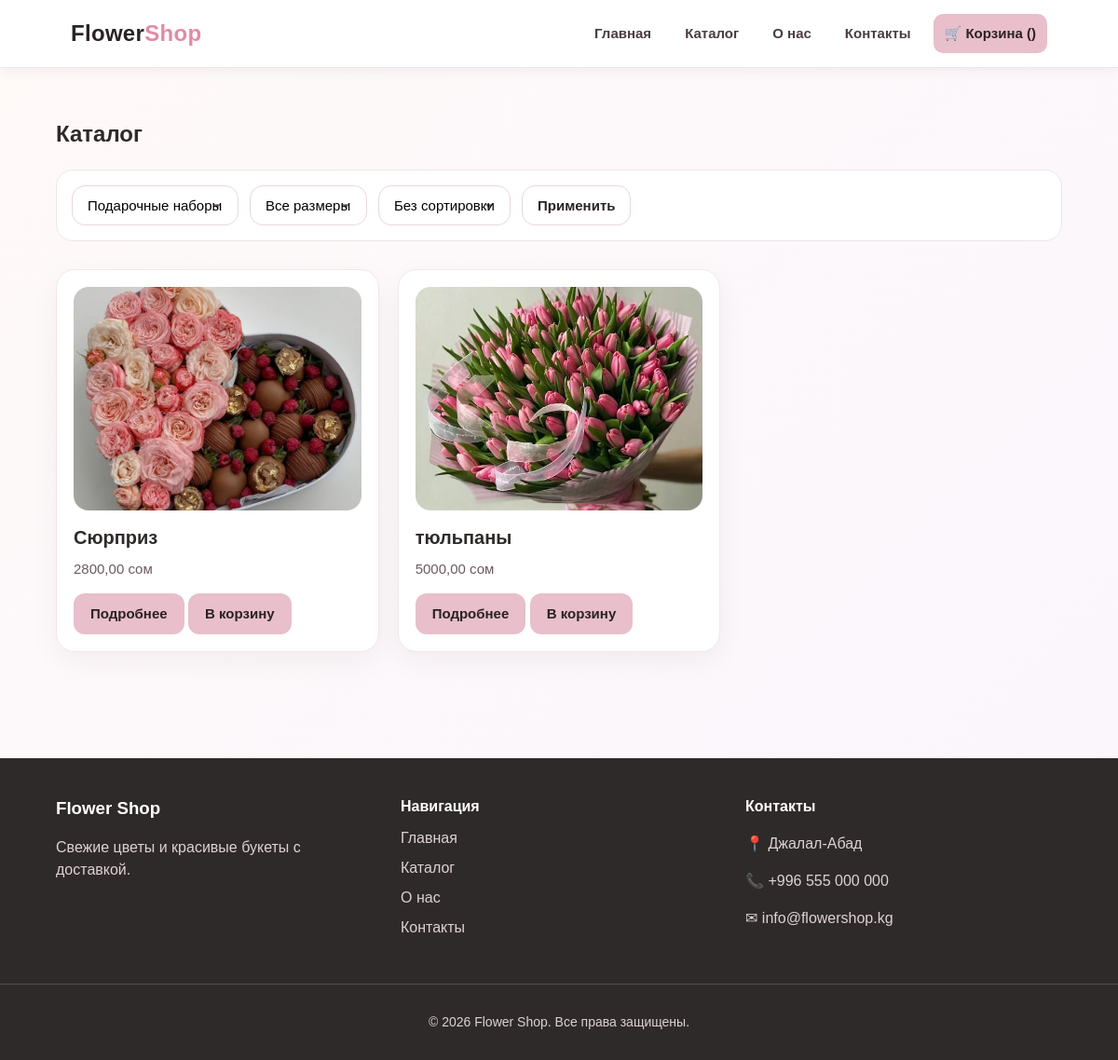
/catalog/?category=podarochnye-nabory, run on the app's committed database.
### shop/models.py (models this page shows, shortened)
class Product(models.Model):
    SIZE_CHOICES = [
        ("small", "Малый"),
        ("medium", "Средний"),
        ("large", "Большой"),
    ]
    STATUS_CHOICES = [
        ("in_stock", "В наличии"),
        ("pre_order", "Под заказ"),
    ]
    OCCASION_CHOICES = [
        ("birthday", "День рождения"),
        ("wedding", "Свадьба"),
        ("march8", "8 марта"),
        ("anniversary", "Годовщина"),
        ("love", "Любовь"),
        ("other", "Другое"),
    ]
    category = models.ForeignKey(
        Category,
        on_delete=models.CASCADE,
        related_name="products",
        verbose_name="Категория"
    )
    title = models.CharField("Название", max_length=200)
    slug = models.SlugField("Slug", unique=True, blank=True)
    image = models.ImageField("Фото", upload_to="products/")
    price = models.DecimalField("Цена", max_digits=10, decimal_places=2)
    description = models.TextField("Описание", blank=True)
    composition = models.TextField("Состав букета", blank=True)
    size = models.CharField("Размер", max_length=20, choices=SIZE_CHOICES, default="medium")
    occasion = models.CharField("Повод", max_length=30, choices=OCCASION_CHOICES, default="other")
    status = models.CharField("Статус", max_length=20, choices=STATUS_CHOICES, default="in_stock")
    article = models.CharField("Артикул", max_length=50, unique=True)
    is_popular = models.BooleanField("Популярный", default=False)
    created_at = models.DateTimeField("Создано", auto_now_add=True)
    class Meta:
        verbose_name = "Товар"
        verbose_name_plural = "Товары"
        ordering = ["-created_at"]

### shop/views.py (the view)
# urls.py: path("catalog/", views.catalog, name="catalog"),
def catalog(request):
    products = Product.objects.select_related("category").all()
    categories = Category.objects.all()
    category_slug = request.GET.get("category")
    size = request.GET.get("size")
    sort = request.GET.get("sort")
    if category_slug:
        products = products.filter(category__slug=category_slug)
    if size:
        products = products.filter(size=size)
    if sort == "price_asc":
        products = products.order_by("price")
    elif sort == "price_desc":
        products = products.order_by("-price")
    elif sort == "newest":
        products = products.order_by("-created_at")
    context = {
        "products": products,
        "categories": categories,
        "selected_category": category_slug,
        "selected_size": size,
        "selected_sort": sort,
    }
    return render(request, "shop/catalog.html", context)

### templates/shop/catalog.html (shortened to what this page needs)
{% extends 'shop/base.html' %}
{% block content %}
<section class="section">
    <div class="container">
        <h1>Каталог</h1>
        <form method="get" class="filters">
            <select name="category">
                {% for category in categories %}
                    <option value="{{ category.slug }}" {% if selected_category == category.slug %}selected{% endif %}>
                        {{ category.name }}
                    </option>
                {% endfor %}
            </select>
            <select name="size">
                <option value="">Все размеры</option>
            </select>
            <select name="sort">
                <option value="">Без сортировки</option>
            </select>
            <button type="submit" class="btn">Применить</button>
        </form>
        <div class="grid">
            {% for product in products %}
                <div class="card product-card">
                    {% if product.image %}
                        <img src="{{ product.image.url }}" alt="{{ product.title }}">
                    {% endif %}
                    <h3>{{ product.title }}</h3>
                    <p>{{ product.price }} сом</p>
                    <a href="{% url 'product_detail' product.slug %}" class="btn">Подробнее</a>
                    <a href="{% url 'add_to_cart' product.id %}" class="btn">В корзину</a>
                </div>
            {% empty %}
                <p>Товары не найдены.</p>
            {% endfor %}
        </div>
    </div>
</section>
{% endblock %}

### static/css/base.css (style rules this page uses)
* { box-sizing: border-box; }
html, body { height: 100%; }
html { scroll-behavior: smooth; }
body { margin: 0; font-family: Arial, sans-serif; color: #2f2a2a; line-height: 1.5; background: linear-gradient(-45deg, #fff6f8, #fdf1f4, #f8f4ff, #fffaf8); background-size: 400% 400%; animation: gradientMove 16s ease infinite; min-height: 100vh; display: flex; flex-direction: column; }
img { max-width: 100%; display: block; }
a { transition: 0.2s ease; }
.container { width: 90%; max-width: 1200px; margin: 0 auto; }
.section { padding: 54px 0; }
.section h1, .section h2 { margin-top: 0; margin-bottom: 20px; }
.grid { display: grid; grid-template-columns: 1fr; gap: 20px; }
.card { background: #ffffff; border: 1px solid #f3e7ea; border-radius: 20px; padding: 18px; box-shadow: 0 10px 30px rgba(32, 18, 22, 0.05); transition: transform 0.22s ease, box-shadow 0.22s ease; }
.product-card img { width: 100%; height: 240px; object-fit: cover; border-radius: 16px; margin-bottom: 14px; }
.product-card h3 { margin: 0 0 8px; font-size: 20px; }
.product-card p { margin: 0 0 14px; color: #6d5a61; font-size: 15px; }
.btn { display: inline-block; padding: 11px 18px; background: #e8bfcb; color: #2b2225; text-decoration: none; border-radius: 12px; border: none; cursor: pointer; font-size: 15px; font-weight: 600; }
.filters { display: flex; flex-direction: column; gap: 12px; margin-bottom: 30px; background: #ffffff; padding: 16px; border-radius: 18px; border: 1px solid #f0e5e8; }
.filters select, .filters button { padding: 12px 16px; border-radius: 14px; border: 1px solid #e7d8dd; background: #fff; font-size: 15px; cursor: pointer; }
.filters select { appearance: none; background-repeat: no-repeat; background-position: right 12px center; }
@media (min-width: 768px) { .grid { grid-template-columns: repeat(3, 1fr); } }
@media (min-width: 768px) { .filters { flex-direction: row; align-items: center; } }

### data on the page
Product: image (picture), title "Сюрприз", price "2800,00"
Product: image (picture), title "тюльпаны", price "5000,00"

### other printed values
form field category "Подарочные наборы"
